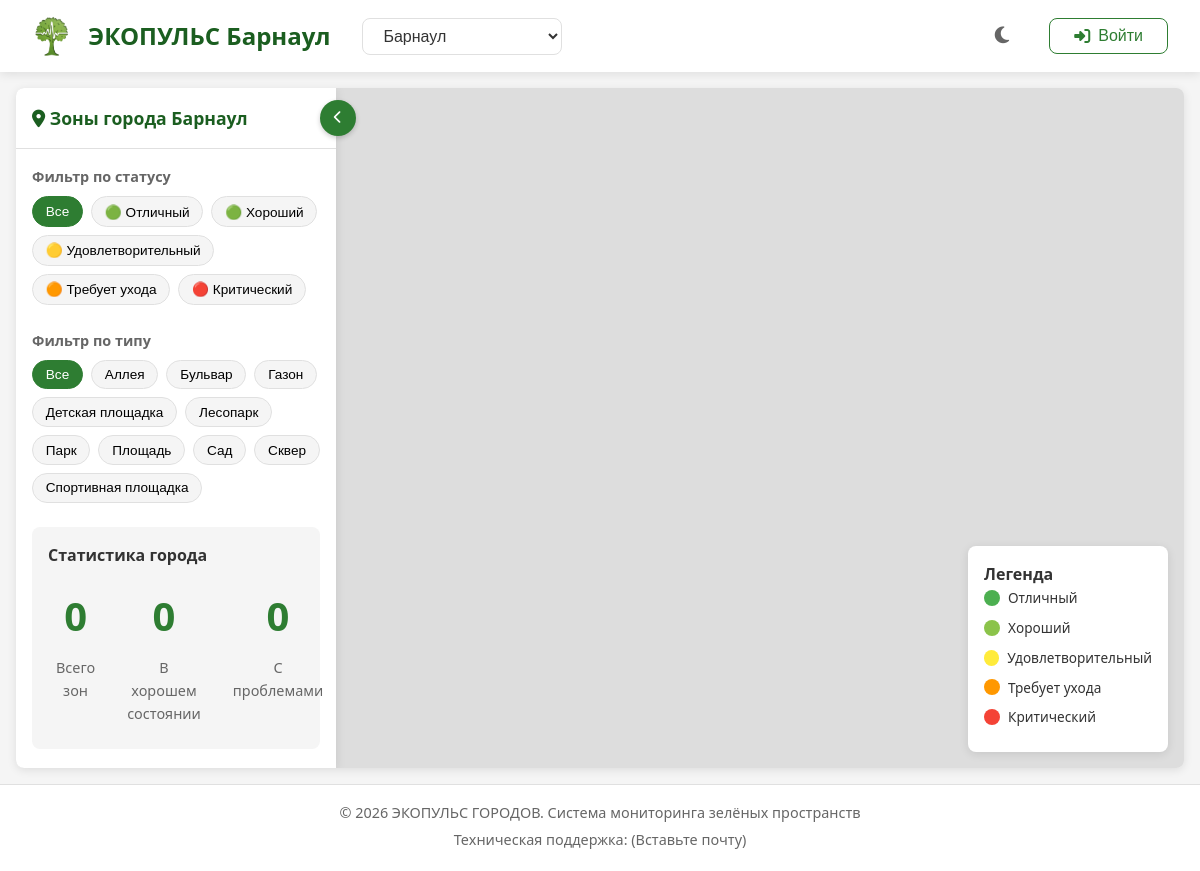
The page / on the database its author committed.
### tables this page shows
CREATE TABLE cities (
                id INTEGER PRIMARY KEY AUTOINCREMENT,
                name TEXT UNIQUE NOT NULL,
                lat REAL NOT NULL,
                lng REAL NOT NULL,
                zoom INTEGER DEFAULT 12,
                is_active BOOLEAN DEFAULT 1,
                created_at TIMESTAMP DEFAULT CURRENT_TIMESTAMP
            );

CREATE TABLE zone_statuses (
                id INTEGER PRIMARY KEY AUTOINCREMENT,
                name TEXT UNIQUE NOT NULL,
                color TEXT NOT NULL,
                icon TEXT,
                priority INTEGER DEFAULT 0,
                is_active BOOLEAN DEFAULT 1,
                is_default BOOLEAN DEFAULT 0,
                created_at TIMESTAMP DEFAULT CURRENT_TIMESTAMP
            );

CREATE TABLE zone_types (
                id INTEGER PRIMARY KEY AUTOINCREMENT,
                name TEXT UNIQUE NOT NULL,
                description TEXT,
                icon TEXT,
                is_active BOOLEAN DEFAULT 1,
                created_at TIMESTAMP DEFAULT CURRENT_TIMESTAMP
            );

### app.py (the view)
@app.route('/')
def index():
    city = request.args.get('city', 'Барнаул')
    cities = get_cities_from_db()
    if city not in cities:
        city = 'Барнаул'
    session['current_city'] = city
    return render_template(
        'index.html',
        city=city,
        cities=cities,
        statuses=get_statuses_from_db(),
        zone_types=get_zone_types_from_db(),
        user=session.get('user')
    )

### app.py (called while the page is built)
def get_cities_from_db():
    conn = get_db()
    cities = conn.execute(
        'SELECT * FROM cities WHERE is_active = 1 ORDER BY name'
    ).fetchall()
    conn.close()
    return {
        row['name']: {'lat': row['lat'], 'lng': row['lng'], 'zoom': row['zoom']}
        for row in cities
    }

def get_zone_types_from_db():
    conn = get_db()
    zone_types = conn.execute(
        'SELECT name FROM zone_types WHERE is_active = 1 ORDER BY name'
    ).fetchall()
    conn.close()
    return [row['name'] for row in zone_types]

def get_statuses_from_db():
    conn = get_db()
    statuses = conn.execute(
        'SELECT * FROM zone_statuses WHERE is_active = 1 ORDER BY priority DESC'
    ).fetchall()
    conn.close()
    return {row['name']: {'color': row['color'], 'icon': row['icon']} for row in statuses}

### database.py (called while the page is built)
def get_db():
    conn = sqlite3.connect(Config.DATABASE_PATH)
    conn.row_factory = sqlite3.Row
    return conn

### templates/index.html (shortened to what this page needs)
{% extends "base.html" %}
{% block content %}
<div class="map-container">
    <div id="map"></div>
    <div class="side-panel" id="side-panel">
        <div class="panel-header">
            <div class="panel-title-wrapper">
                <h3><i class="fas fa-map-marker-alt"></i> Зоны города {{ city }}</h3>
                <button class="toggle-panel-btn" onclick="toggleSidePanel()"
                        title="Скрыть/показать панель">
                    <i class="fas fa-chevron-left"></i>
                </button>
            </div>
        </div>
        <div class="panel-content">
            <div class="filters">
                <div class="filter-group">
                    <h4>Фильтр по статусу</h4>
                    <div class="filter-buttons">
                        <button class="filter-btn active" data-status="all">Все</button>
                        {% for status, data in statuses.items() %}
                        <button class="filter-btn" data-status="{{ status }}">
                            {{ data.icon }} {{ status|capitalize }}
                        </button>
                        {% endfor %}
                    </div>
                </div>
                <div class="filter-group">
                    <h4>Фильтр по типу</h4>
                    <div class="filter-buttons">
                        <button class="filter-btn active" data-type="all">Все</button>
                        {% for type in zone_types %}
                        <button class="filter-btn" data-type="{{ type }}">
                            {{ type|capitalize }}
                        </button>
                        {% endfor %}
                    </div>
                </div>
            </div>
            <div class="statistics">
                <h4>Статистика города</h4>
                <div class="stats-grid">
                    <div class="stat-item">
                        <div class="stat-value" id="total-zones">0</div>
                        <div class="stat-label">Всего зон</div>
                    </div>
                    <div class="stat-item">
                        <div class="stat-value" id="good-zones">0</div>
                        <div class="stat-label">В хорошем состоянии</div>
                    </div>
                    <div class="stat-item">
                        <div class="stat-value" id="problem-zones">0</div>
                        <div class="stat-label">С проблемами</div>
                    </div>
                </div>
            </div>
        </div>
    </div>
    <div class="map-legend">
        <h4>Легенда</h4>
        {% for status, data in statuses.items() %}
        <div class="legend-item">
            <span class="legend-color" style="background-color: {{ data.color }}"></span>
            <span class="legend-label">{{ status|capitalize }}</span>
        </div>
        {% endfor %}
    </div>
</div>
{% endblock %}

### templates/base.html (shortened to what this page needs)
<!DOCTYPE html>
<html lang="ru">
<head>
    <link rel="stylesheet" href="https://unpkg.com/leaflet@1.9.4/dist/leaflet.css" />
    <link rel="stylesheet"
          href="https://cdnjs.cloudflare.com/ajax/libs/font-awesome/6.4.0/css/all.min.css">
    <link rel="stylesheet" href="{{ url_for('static', filename='css/style.css') }}">
    <link rel="stylesheet" href="{{ url_for('static', filename='css/dark.css') }}"
          id="dark-theme" disabled>
</head>
<body>
    <div class="app-container">
        <header class="header">
            <div class="header-left">
                <div class="logo">
                    <img src="{{ url_for('static', filename='img/tree-icon.png') }}"
                         alt="Логотип ЭКОПУЛЬС" class="logo-img">
                    <h1 id="site-title">ЭКОПУЛЬС {{ city if city else '' }}</h1>
                </div>
                {% if request.path == '/' %}
                <div class="city-selector">
                    <select id="city-select">
                        {% for city_name in cities.keys()|sort %}
                        <option value="{{ city_name }}"
                                {% if city_name == city %}selected{% endif %}>
                            {{ city_name }}
                        </option>
                        {% endfor %}
                    </select>
                </div>
                {% endif %}
            </div>
            <div class="header-right">
                <button id="night-mode-toggle" class="btn-icon" title="Ночной режим">
                    <i class="fas fa-moon"></i>
                </button>
                <div class="user-menu">
                    {% if user %}
                    <div class="user-dropdown">
                        <button class="btn-user">
                            <i class="fas fa-user-circle"></i>
                            <span class="full-role">{{ user.name }}</span>
                            <span class="short-role">
                                {% if user.role == 'super_admin' %}Гл. Админ
                                {% elif user.role == 'junior_admin' %}Мл. Админ
                                {% else %}{{ user.name }}{% endif %}
                            </span>
                            <i class="fas fa-caret-down"></i>
                        </button>
                        <div class="dropdown-content">
                            {% if user.role in ['super_admin', 'junior_admin', 'moderator'] %}
                            <a href="{{ url_for('admin_panel') }}">
                                <i class="fas fa-cog"></i> Админ панель
                            </a>
                            {% endif %}
                            <a href="{{ url_for('add_zone') }}">
                                <i class="fas fa-plus-circle"></i> Добавить зону
                            </a>
                            <a href="{{ url_for('analytics') }}">
                                <i class="fas fa-chart-line"></i> Аналитика
                            </a>
                            <a href="{{ url_for('auth.logout') }}">
                                <i class="fas fa-sign-out-alt"></i> Выйти
                            </a>
                        </div>
                    </div>
                    {% else %}
                    <button id="login-btn" class="btn btn-outline">
                        <i class="fas fa-sign-in-alt"></i> Войти
                    </button>
                    {% endif %}
                </div>
            </div>
        </header>
        <main class="main-content">
            {% block content %}{% endblock %}
        </main>
        <footer class="footer">
            <p>© 2026 ЭКОПУЛЬС ГОРОДОВ. Система мониторинга зелёных пространств</p>
            <p>Техническая поддержка: (Вставьте почту)</p>
        </footer>
    </div>
</body>
</html>

### rows shown on the page
cities: name "Барнаул"
zone_statuses: icon "🟢", name "Отличный"
zone_statuses: icon "🟢", name "Хороший"
zone_statuses: icon "🟡", name "Удовлетворительный"
zone_statuses: icon "🟠", name "Требует ухода"
zone_statuses: icon "🔴", name "Критический"
zone_types: name "Аллея"
zone_types: name "Бульвар"
zone_types: name "Газон"
zone_types: name "Детская площадка"
zone_types: name "Лесопарк"
zone_types: name "Парк"
zone_types: name "Площадь"
zone_types: name "Сад"
zone_types: name "Сквер"
zone_types: name "Спортивная площадка"

### other values the page prints
form field value "Барнаул"
